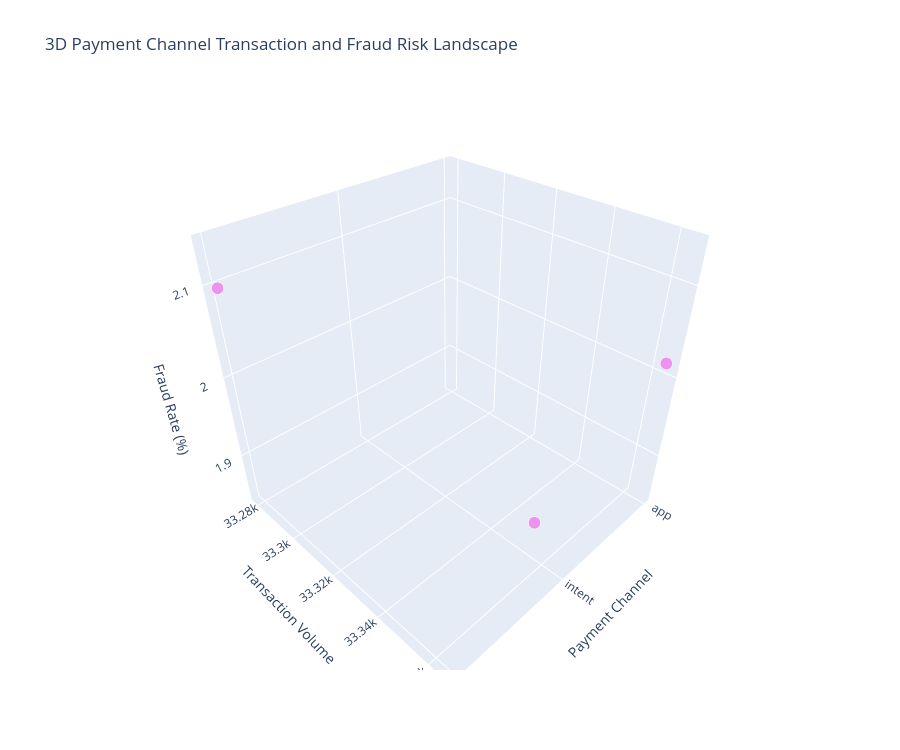

The notebook cell this image was saved under:
### Code cell
# TASK: Creating an interactive 3D channel-risk landscape combining transaction volume, fraud rate, and transaction value.

channel_3d = channel_analysis.copy()

fig = px.scatter_3d(
    channel_3d,
    x="channel",
    y="transaction_count",
    z="fraud_rate_pct",
    size="total_transaction_value",
    hover_name="channel",
    hover_data={
        "transaction_count": True,
        "total_transaction_value": ":.2f",
        "average_transaction_value": ":.2f",
        "fraud_transactions": True,
        "fraud_rate_pct": ":.4f",
        "failure_rate_pct": ":.4f",
        "success_rate_pct": ":.4f"
    },
    title="3D Payment Channel Transaction and Fraud Risk Landscape",
    labels={
        "channel": "Payment Channel",
        "transaction_count": "Transaction Volume",
        "fraud_rate_pct": "Fraud Rate (%)",
        "total_transaction_value": "Transaction Value"
    }
)

# Zooming the Z-axis to the observed fraud-rate range
z_min_channel = channel_3d["fraud_rate_pct"].min()
z_max_channel = channel_3d["fraud_rate_pct"].max()

z_padding_channel = max(
    (z_max_channel - z_min_channel) * 0.15,
    0.05
)

fig.update_layout(
    height=750,
    scene=dict(
        zaxis=dict(
            title="Fraud Rate (%)",
            range=[
                z_min_channel - z_padding_channel,
                z_max_channel + z_padding_channel
            ]
        ),
        xaxis=dict(
            title="Payment Channel"
        ),
        yaxis=dict(
            title="Transaction Volume"
        )
    )
)

# Applying a violet theme to the markers
fig.update_traces(
    marker=dict(
        color="violet",
        opacity=0.85
    )
)

fig.show()

### Figure 1 — Plotly figure (JSON) as saved in the notebook; plotly's stock layout.template omitted (floating-point values rounded to 4 significant figures)
{"data": [{"customdata": [[1420000.0, 42.56, 673.0, 6.0, 92.0], [1415000.0, 42.41, 629.0, 5.9, 92.13], [1407000.0, 42.28, 698.0, 5.712, 92.29]], "hovertemplate": "<b>%{hovertext}</b><br><br>Payment Channel=%{x}<br>Transaction Volume=%{y}<br>Fraud Rate (%)=%{z:.4f}<br>Transaction Value=%{customdata[0]:.2f}<br>average_transaction_value=%{customdata[1]:.2f}<br>fraud_transactions=%{customdata[2]}<br>failure_rate_pct=%{customdata[3]:.4f}<br>success_rate_pct=%{customdata[4]:.4f}<extra></extra>", "hovertext": ["app", "intent", "qr_code"], "legendgroup": "", "marker": {"color": "violet", "opacity": 0.85, "size": [1420000.0, 1415000.0, 1407000.0], "sizemode": "area", "sizeref": 3550.0, "symbol": "circle"}, "mode": "markers", "name": "", "scene": "scene", "showlegend": false, "type": "scatter3d", "x": ["app", "intent", "qr_code"], "y": [33365, 33356, 33279], "z": [2.017, 1.886, 2.097]}], "layout": {"height": 750, "legend": {"itemsizing": "constant", "tracegroupgap": 0}, "scene": {"domain": {"x": [0, 1], "y": [0, 1]}, "xaxis": {"title": {"text": "Payment Channel"}}, "yaxis": {"title": {"text": "Transaction Volume"}}, "zaxis": {"range": [1.836, 2.147], "title": {"text": "Fraud Rate (%)"}}}, "title": {"text": "3D Payment Channel Transaction and Fraud Risk Landscape"}}}
